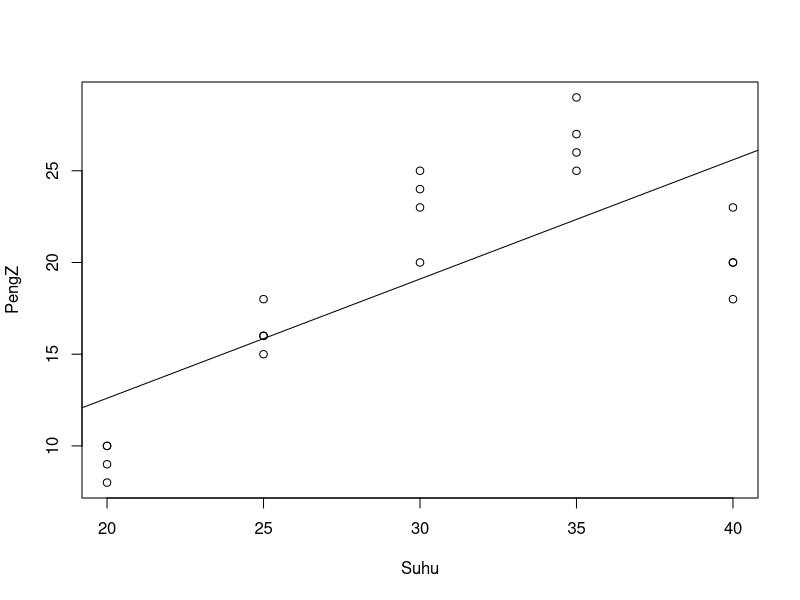

Write R code to recreate this figure.
#------Entry data :
Suhu<-c(20,20,20,20,
        25,25,25,25,
        30,30,30,30,
        35,35,35,35,
        40,40,40,40)
PengZ<-c(10,8,9,10,
         18,16,16,15,
         25,20,24,23,
         27,26,25,29,
         23,20,18,20)

#------Anava untuk menguji ada tidaknya pengaruh suhu terhadap pengembangan volume Zat
data<-data.frame(Suhu=factor(Suhu),respon=PengZ)
View(data)
hasil.anava<-aov(respon~Suhu,data)
summary(hasil.anava)

#------Kalau hasil pengujian signifikan, selanjutnya dicari model hubungan fungsional antara faktor sebagai perlakuan dengan variabel respon-nya 
#------Plot diagram pencar dan garis regresinya
plot(Suhu,PengZ)
abline(lm(PengZ~Suhu))
lm(formula = PengZ ~ Suhu)
#Diperoleh persamaan Yx = -0,40 + 0,65Xj


#------Lakukan uji keberartian regresi linier
#H0 : Penyimpangan regresi linier tidak berarti
#H1 : Penyimpangan regresi linier berarti (perlu regresi lengkung)
n=length(Suhu)
lm.res=resid(lm(PengZ~Suhu))
lm.res
b1=(coef(lm(PengZ~Suhu)))[['Suhu']]
s=sqrt(sum(lm.res^2)/(n-2))
SE=s/sqrt(sum((Suhu-mean(Suhu))^2))
t=(b1-(-1))/SE
df=n-2
pt(t,(df),lower.tail=FALSE)
#tolak H0 jika pvalue < alpha
#H0 ditolak sehingga perlu dilakukan uji regresi lengkung
#Kesimpulan: 
#Dengan taraf signifikansi 5%, 
#tampak bahwa penyimpangan dari regresi linier berarti
#Sehingga model non-linier (lengkung) perlu dianalisis. 


#-----------------------------------------------------------#
#REGRESI LENGKUNG
#REGRESI KUADRATIK
gp2<-lm(PengZ~Suhu+I(Suhu^2))
gp2
#Diperoleh persamaan Yx = -73,25 + 5,79Xj - 0,085Xj^2

##Uji Kecocokan Model
#H0 : Model regresi kuadratik tidak cocok digunakan
#H1 :  Model regresi kuadratik cocok digunakan
summary(gp2)
anova(gp2)
#tolak H0 jika pvalue < alpha
#Dengan taraf signifikansi 5%, dari output tabel analisis varians di atas, 
#diperoleh nilai p-value Suhu < ?? yang berarti regresi linier signifikan 
#dan nilai p-value Suhu^2 < ?? maka H0 ditolak, artinya regresi kuadratik signifikan. 

gp3<-lm(PengZ~Suhu+I(Suhu^2)+I(Suhu^3))
gp3
summary(gp3)
anova(gp3)

#untuk cari tahu mana model yang paling tepat harus dilakukan uji model order yang lebih tinggi
#berhenti saat model yang diuji tidak signifikan
#sehingga lebih mudah dilakukan dengan menggunakan POLINOM ORTOGONAL


#-----------------------------------------------------------#

#POLINOM ORTOGONAL

#manual
linear<-c(-2,-1,0,1,2)
kuadratik<-c(2,-1,-2,-1,2)
kubik<-c(-1,2,0,-2,1)
kuartik<-c(1,-4,6,-4,1)
polinom<-data.frame(linear,kuadratik,kubik,kuartik)
polinom
jumlah<-c(37,65,92,107,81)
ksi<-c(10,14,10,70)

#Perhitungan JK Polinom Ortogonal
hasil<-polinom*jumlah;hasil   #hasilnya sama kaya di halaman 180
jum<-colSums(hasil);jum
pembilang<-jum^2;pembilang
penyebut<-4*ksi;penyebut  #nilai 4 adalah replikasi

JKP<-pembilang/penyebut;JKP ## Hal 184
KTP<-JKP/1;KTP
Fhit<-KTP/2.867  #2.867 adalah Mean Sq Residuals dari anava
dke<-15   #15 adalah Residuals dari anava (r*(j-1))
Ftabel1<-qf(0.95,1,dke)
Fhit
Ftabel1